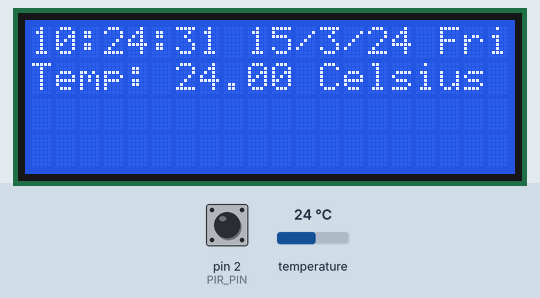
Bench run of a sketch on a simulated Arduino Uno, built with avr-gcc and run on an emulated ATmega328P. On the bench: 20×4 character LCD. Wiring (inferred from the names in the program): DS3231 clock at I2C address 0x68. The inputs (shaded band) are chosen by the test bench; at power-on: temperature 24 °C, pin 2 (PIR_PIN) HIGH. The local clock reads 2024-03-15 10:24:30 at power-on unless the sketch sets it.

Above: at 1.2 s.
1.3 s: temperature set to 12 °C
At 4.1 s:
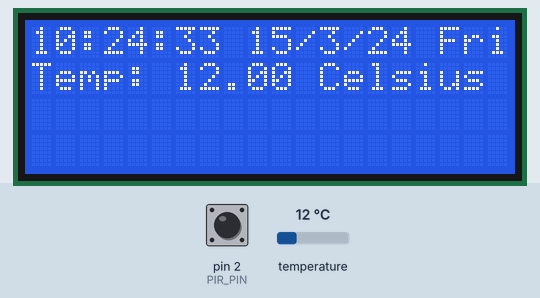
4.7 s: temperature set to 19 °C
At 7.3 s:
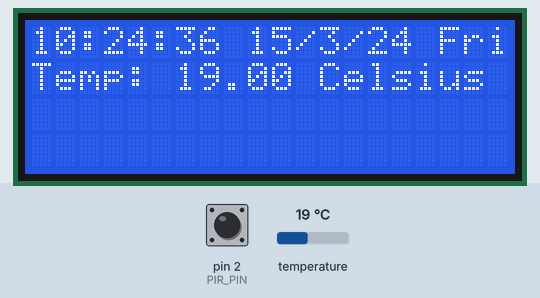
7.9 s: temperature set to 28 °C
At 21.9 s:
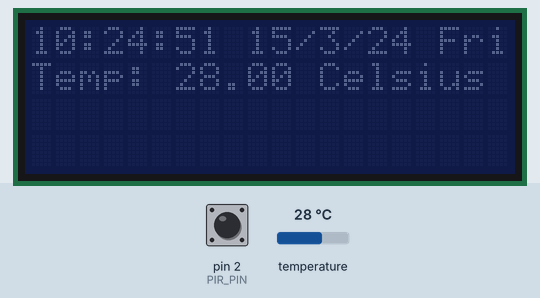
Timing chart, 0 to 23.4 s (numbered marks = the images above; inputs shaded):
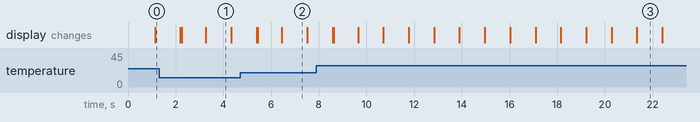

The sketch:

LcdDisplay.ino
```cpp
/*  Connections:
        20-char 4-line LCD display QC2004A:
            PIN_1 to PIN_16  <->  I2C adapter PIN_1 to PIN_16
        I2C adapter: hole it with all chips facing you, and 16 pins on the top, then these pins
        from left to right are PIN_16 to PIN_1
            GND  <->  GND
            VCC  <->  5V
            SDA  <->  A4 (on Mini);  SDA  <->  1kOhm  <->  5V
            SCL  <->  A5 (on Mini);  SCL  <->  1kOhm  <->  5V
            its I2C addr: 0x27
        Clock chip SZ-042:
            GND  <->  GND
            VCC  <->  5V
            SDA  <->  A4 (on Mini);  SDA  <->  1kOhm  <->  5V
            SCL  <->  A5 (on Mini);  SCL  <->  1kOhm  <->  5V
            its I2C addr: 0x68
        DS18B20 temperature sensor:
            GND  <->  GND;
            VCC  <->  5V;
            DAT  <->  D4 (on Mini);  DAT  <->  1kOhm  <->  5V
        PIR sensor:
            GND  <->  GND
            VCC  <->  5V
            OUT  <->  D2 (on Mini)
*/


#include <Wire.h>
#include "LiquidCrystal_I2C.h"
#include "DS3231.h"
#include "TemperatureSensor.h"

//#define ENABLE_DEBUG

// Set the LCD address to 0x27 for a 16 chars and 2 line display
LiquidCrystal_I2C lcd(0x27, 20, 4);

DS3231 clock(0x68);
boolean set_time = false;

OneWire ds(4);  // temperature sensor

const int PIR_PIN = 2;
const byte ON_PERIOD = 20;   // 60 * 1024 milliseconds
volatile byte onTime;

void motion() {
    onTime = ON_PERIOD;
}

void setup()
{
    // initialize the LCD
    lcd.begin();

    clock.begin();

    #ifdef ENABLE_DEBUG
        Serial.begin(19200);
    #endif

    // Turn on the blacklight and print a message.
    lcd.backlight();
    if (set_time) {
        clock.setTime(0, 43, 19, 6, 31, 7, 15);
    }

    onTime = ON_PERIOD;
    //pinMode(2, INPUT);
    attachInterrupt(0, motion, CHANGE);
}

void loop()
{
    unsigned long start_time = millis();
    byte consumedSec = 0;
    if (onTime !=0 ) {
        lcd.backlight();
    } else {
        lcd.noBacklight();
    }
    String curTime = clock.readTime();
    #ifdef ENABLE_DEBUG
        Serial.println(curTime);
        Serial.print("onTime="); Serial.println(onTime);
    #endif
    lcd.setCursor(0, 0);  // column, row
    lcd.print(curTime);

    float temperature = get_temperature(&ds);
    #ifdef ENABLE_DEBUG
        Serial.print("Temperature: "); Serial.println(temperature);
    #endif
    lcd.setCursor(0, 1);
    lcd.print("Temp: "); lcd.setCursor(6, 1);
    lcd.print(temperature); lcd.setCursor(11, 1);
    lcd.print(" Celsius");
    //String temperature = String("Temp: ") + temperature + " Celsius";
    //lcd.print(String("Temp: ") + temperature + " Celsius");
    delay(1000);
    consumedSec = (millis() - start_time) >> 10;
    if (consumedSec < onTime) {
        onTime -= consumedSec;
    } else {
        onTime = 0;
    }
}
```

DS3231.cpp
```cpp
#include "DS3231.h"


DS3231::DS3231(int _i2c_addr):
    i2c_addr(_i2c_addr)
{
}

void DS3231::begin() {
    Wire.begin();
}

// Convert normal decimal numbers to binary coded decimal
byte DS3231::decToBcd(byte val)
{
  return( (val/10*16) + (val%10) );
}

// Convert binary coded decimal to normal decimal numbers
byte DS3231::bcdToDec(byte val)
{
  return( (val/16*10) + (val%16) );
}

void DS3231::setTime(byte second, byte minute, byte hour, byte dayOfWeek,
                     byte dayOfMonth, byte month, byte year)
{
  // sets time and date data to DS3231
  Wire.beginTransmission(i2c_addr);
  Wire.write(0); // set next input to start at the seconds register
  Wire.write(decToBcd(second)); // set seconds
  Wire.write(decToBcd(minute)); // set minutes
  Wire.write(decToBcd(hour)); // set hours
  Wire.write(decToBcd(dayOfWeek)); // set day of week (1=Sunday, 7=Saturday)
  Wire.write(decToBcd(dayOfMonth)); // set date (1 to 31)
  Wire.write(decToBcd(month)); // set month
  Wire.write(decToBcd(year)); // set year (0 to 99)
  Wire.endTransmission();
}

void DS3231::_readTime()
{
  Wire.beginTransmission(i2c_addr);
  Wire.write(0); // set DS3231 register pointer to 00h
  Wire.endTransmission();
  Wire.requestFrom(i2c_addr, 7);
  // request seven bytes of data from DS3231 starting from register 00h
  second = bcdToDec(Wire.read() & 0x7f);
  minute = bcdToDec(Wire.read());
  hour = bcdToDec(Wire.read() & 0x3f);
  dayOfWeek = bcdToDec(Wire.read());
  dayOfMonth = bcdToDec(Wire.read());
  month = bcdToDec(Wire.read());
  year = bcdToDec(Wire.read());
}

String DS3231::readTime()
{
    _readTime();
    String s_time = String("") + hour + ":";
    //Serial.print(hour, DEC); Serial.print(":");
    if (minute < 10) {
        s_time += "0";
    }
    s_time += minute;
    //Serial.print(minute, DEC); Serial.print(":");
    s_time += ":";
    if (second < 10) {
        s_time += "0";
    }
    s_time += second;
    //Serial.print(second, DEC); Serial.print(" ");
    s_time += " ";
    s_time += dayOfMonth;
    //Serial.print(dayOfMonth, DEC); Serial.print("/");
    s_time += "/";
    s_time += month;
    //Serial.print(month, DEC); Serial.print("/");
    s_time += "/";
    s_time += year;
    //Serial.print(month, DEC); Serial.print(" ");
    s_time += " ";
    switch (dayOfWeek) {
        case 1: s_time += "Sun"; break;
        case 2: s_time += "Mon"; break;
        case 3: s_time += "Tue"; break;
        case 4: s_time += "Wed"; break;
        case 5: s_time += "Thu"; break;
        case 6: s_time += "Fri"; break;
        case 7: s_time += "Sat"; break;
        default: break;
    }
    //Serial.println(dayOfWeek);
    return s_time;
}
```

DS3231.h
```cpp
#ifndef __DS3131_H__
#define __DS3131_H__

#include <Arduino.h>
#include "Wire.h"

const byte DS3231_I2C_ADDRESS	= 0x57;

class DS3231
{
private:
    int i2c_addr;
    byte second, minute, hour, dayOfWeek, dayOfMonth, month, year;
    byte decToBcd(byte val);
    byte bcdToDec(byte val);
    void _readTime(void);

public:
    DS3231(int _i2c_addr);
    void begin(void);
    void setTime(byte second, byte minute, byte hour, byte dayOfWeek,
                 byte dayOfMonth, byte month, byte year);
    String readTime(void);
};

#endif	// __DS3131_H__
```

TemperatureSensor.cpp
```cpp
// (licence header left out)
#include "TemperatureSensor.h"

float get_temperature(OneWire* ds_p){
    //returns the temperature from one DS18S20 in DEG Celsius

    byte data[12];
    byte addr[8];

    if (!ds_p->search(addr))
    {
        //no more sensors on chain, reset search
        ds_p->reset_search();
        return -1000;
    }

    if (OneWire::crc8( addr, 7) != addr[7])
    {
        //Serial.println("CRC is not valid!");
        return -1000;
    }

    if ( addr[0] != 0x10 && addr[0] != 0x28)
    {
        //Serial.print("Device is not recognized");
        return -1000;
    }

    ds_p->reset();
    ds_p->select(addr);
    ds_p->write(0x44,1); // start conversion, with parasite power on at the end

    byte present = ds_p->reset();
    ds_p->select(addr);
    ds_p->write(0xBE); // Read Scratchpad

    for (int i = 0; i < 9; i++) { // we need 9 bytes
        data[i] = ds_p->read();
    }

    ds_p->reset_search();

    byte MSB = data[1];
    byte LSB = data[0];

    float tempRead = ((MSB << 8) | LSB); //using two's compliment
    float TemperatureSum = tempRead / 16;

    return TemperatureSum;
}
```

TemperatureSensor.h
```cpp
// (licence header left out)
#ifndef __TEMPERATURESENSOR_H__
#define __TEMPERATURESENSOR_H__

#include <Arduino.h>
#include "OneWire.h"

float get_temperature(OneWire* ds_p);

#endif // __TEMPERATURESENSOR_H__
```

Measured:
- what the display in image 1 shows lasts 1.0 s, from 3.3 s to 4.3 s
